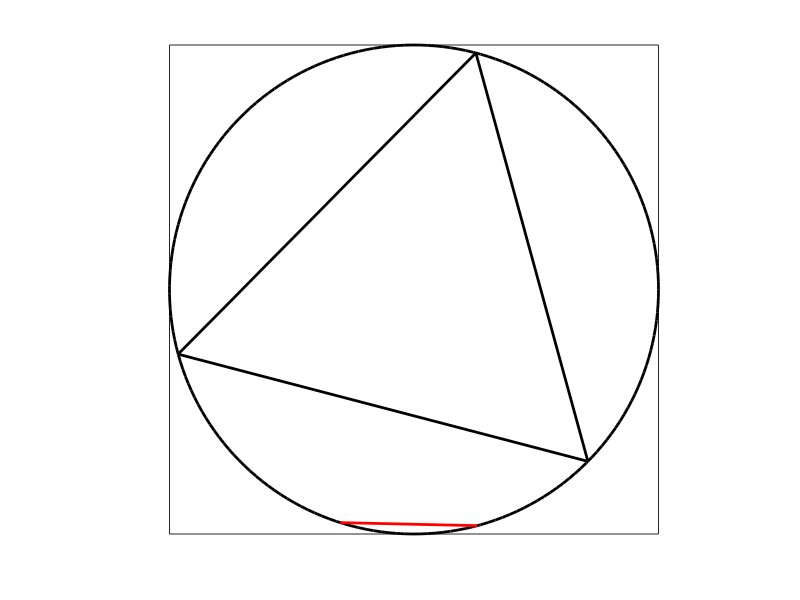

Here is the MATLAB script that generated this plot:
% Illustrates the Betrand paradox with a triangle in circle.
% See, for example, the Wikipedia article:
% https://en.wikipedia.org/wiki/Bertrand_paradox_(probability)
% Author: H. Paul Keeler, 2019.
% Website: hpaulkeeler.com
% Repository: github.com/hpaulkeeler/posts
% For more details, see the post:
% hpaulkeeler.com/the-bertrand-paradox/

close all; clearvars; clc;


r=1; %circle radius
x0=0; y0=0; %centre of circle

%points for circle
t=linspace(0,2*pi,200);
xp=r*cos(t); yp=r*sin(t);

%angles of triangle corners
thetaTri1=2*pi*rand(1);
thetaTri2=thetaTri1+2*pi/3;
thetaTri3=thetaTri1-2*pi/3;
%points for equalateral triangle
xTri1=x0+r*cos(thetaTri1);y1=x0+r*sin(thetaTri1);
xTri2=x0+r*cos(thetaTri2);y2=x0+r*sin(thetaTri2);
xTri3=x0+r*cos(thetaTri3);y3=x0+r*sin(thetaTri3);

%angles of chords 
thetaChord1=2*pi*rand(1);
thetaChord2=2*pi*rand(1);
%points chord
xChord1=x0+r*cos(thetaChord1);yChord1=x0+r*sin(thetaChord1);
xChord2=x0+r*cos(thetaChord2);yChord2=x0+r*sin(thetaChord2);

%Plotting
%draw circle
plot(x0+xp,y0+yp,'k','LineWidth',2);hold on;
axis square; 
axis tight;
xticks([]);yticks([]);

%draw triangle
plot([xTri1,xTri2],[y1,y2],'k','LineWidth',2);
plot([xTri2,xTri3],[y2,y3],'k','LineWidth',2);
plot([xTri3,xTri1],[y3,y1],'k','LineWidth',2);

%draw chord
plot([xChord1,xChord2],[yChord1,yChord2],'r','LineWidth',2);
    